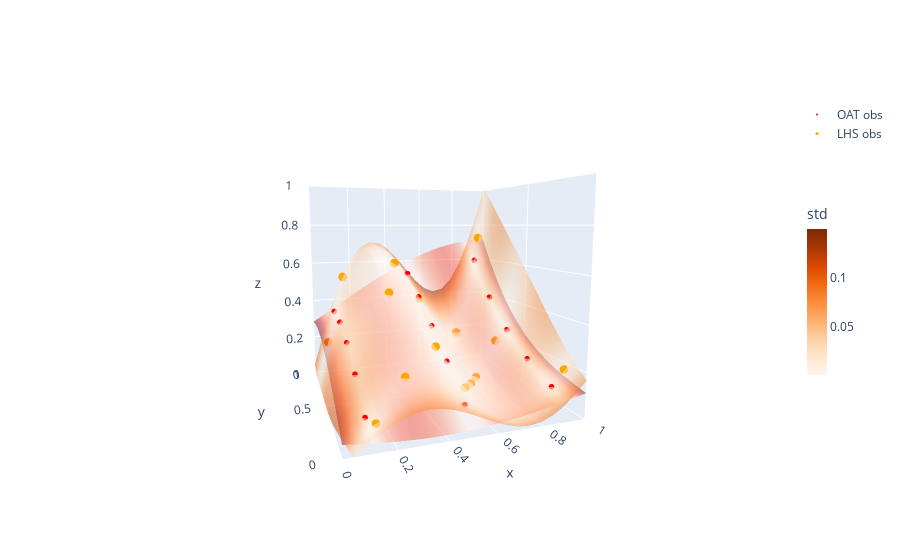

Notebook code for this chart:
### Code cell
# Train gpm on oat data
gpm_lhs = train_gp(X_lhs, y_lhs, kernel)

# Predict surface based on fitted GP
mu_lhs,std_lhs = gpm_lhs.predict(Xsurf, return_std=True)

# Plot the result
fig = go.FigureWidget()

fig.add_surface(x=mx, y=my, z=mu_oat.reshape(mx.shape), name='GP oat',
                colorscale='Reds', surfacecolor=std_oat.reshape(mx.shape), opacity=0.5, showscale=False,
               colorbar={'title':'std','len':0.5, 'thickness':20})

fig.add_surface(x=mx, y=my, z=mu_lhs.reshape(mx.shape), name='GP lhs',
                colorscale='Oranges', surfacecolor=std_lhs.reshape(mx.shape), opacity=0.5, showscale=True,
               colorbar={'title':'std','len':0.5, 'thickness':20})

fig.add_scatter3d(x=X_oat[:,0], y=X_oat[:,1], z=y_oat, mode='markers',
                  marker={'symbol':'circle', 'color':'red', 'size':2},
                  name='OAT obs', showlegend=True)

fig.add_scatter3d(x=X_lhs[:,0], y=X_lhs[:,1], z=y_lhs, mode='markers',
                  marker={'symbol':'circle', 'color':'orange', 'size':3},
                  name='LHS obs', showlegend=True)

# update layout to set view
fig.update_layout(
                  scene={'xaxis':{'range':[0,1]},
                         'yaxis':{'range':[0,1]},
                         'zaxis':{'range':[0,1]},
                         'aspectratio':{'x':1,'y':1,'z':1},
                         'camera':{
                            'eye':{'x':-0.7, 'y':-2., 'z':0.3}}
                        })

fig.show()

### Figure 1 — Plotly figure (JSON) as saved in the notebook; plotly's stock layout.template omitted (floating-point values rounded to 4 significant figures; data arrays with more than 128 entries replaced by an {"elided": "..."} marker saying what was removed)
{"data": [{"colorbar": {"len": 0.5, "thickness": 20, "title": {"text": "std"}}, "colorscale": [[0, "rgb(255,245,240)"], [0.125, "rgb(254,224,210)"], [0.25, "rgb(252,187,161)"], [0.375, "rgb(252,146,114)"], [0.5, "rgb(251,106,74)"], [0.625, "rgb(239,59,44)"], [0.75, "rgb(203,24,29)"], [0.875, "rgb(165,15,21)"], [1, "rgb(103,0,13)"]], "name": "GP oat", "opacity": 0.5, "showscale": false, "surfacecolor": {"elided": "20x20 float values"}, "type": "surface", "uid": "b602af9c-fdce-4af4-ac36-11d736feecc1", "x": {"elided": "20x20 float values"}, "y": {"elided": "20x20 float values"}, "z": {"elided": "20x20 float values"}}, {"colorbar": {"len": 0.5, "thickness": 20, "title": {"text": "std"}}, "colorscale": [[0, "rgb(255,245,235)"], [0.125, "rgb(254,230,206)"], [0.25, "rgb(253,208,162)"], [0.375, "rgb(253,174,107)"], [0.5, "rgb(253,141,60)"], [0.625, "rgb(241,105,19)"], [0.75, "rgb(217,72,1)"], [0.875, "rgb(166,54,3)"], [1, "rgb(127,39,4)"]], "name": "GP lhs", "opacity": 0.5, "showscale": true, "surfacecolor": {"elided": "20x20 float values"}, "type": "surface", "uid": "8253a3ea-acf6-498c-8b2b-16aa85e6fbc5", "x": {"elided": "20x20 float values"}, "y": {"elided": "20x20 float values"}, "z": {"elided": "20x20 float values"}}, {"marker": {"color": "red", "size": 2, "symbol": "circle"}, "mode": "markers", "name": "OAT obs", "showlegend": true, "type": "scatter3d", "uid": "9a057217-2fbd-4a97-8526-147f1feb0054", "x": [0.1, 0.1, 0.1, 0.1, 0.1, 0.5, 0.5, 0.5, 0.5, 0.5, 0.9, 0.9, 0.9, 0.9, 0.9], "y": [0.1, 0.3, 0.5, 0.7, 0.9, 0.1, 0.3, 0.5, 0.7, 0.9, 0.1, 0.3, 0.5, 0.7, 0.9], "z": [0.09708, 0.1997, 0.2823, 0.3348, 0.3522, 0.09368, 0.2143, 0.33, 0.4381, 0.5374, 0.1194, 0.1863, 0.2807, 0.4162, 0.5998]}, {"marker": {"color": "orange", "size": 3, "symbol": "circle"}, "mode": "markers", "name": "LHS obs", "showlegend": true, "type": "scatter3d", "uid": "36792e8d-69a0-4ceb-a6e3-f83c6885b82a", "x": [0.7393, 0.0568, 0.5541, 0.9328, 0.3609, 0.6474, 0.5134, 0.4516, 0.9662, 0.7176, 0.266, 0.1304, 0.2817, 0.8586, 0.1609], "y": [0.7746, 0.8377, 0.224, 0.9271, 0.6492, 0.3704, 0.7235, 0.3103, 0.1103, 0.4678, 0.1394, 0.05325, 0.4432, 0.5414, 0.9899], "z": [0.2172, 0.2056, 0.1144, 0.727, 0.6184, 0.07279, 0.4252, 0.2817, 0.1854, 0.06414, 0.2216, 0.0895, 0.5068, 0.2175, 0.5223]}], "layout": {"scene": {"aspectratio": {"x": 1, "y": 1, "z": 1}, "camera": {"eye": {"x": -0.7, "y": -2, "z": 0.3}}, "xaxis": {"range": [0, 1]}, "yaxis": {"range": [0, 1]}, "zaxis": {"range": [0, 1]}}}}
